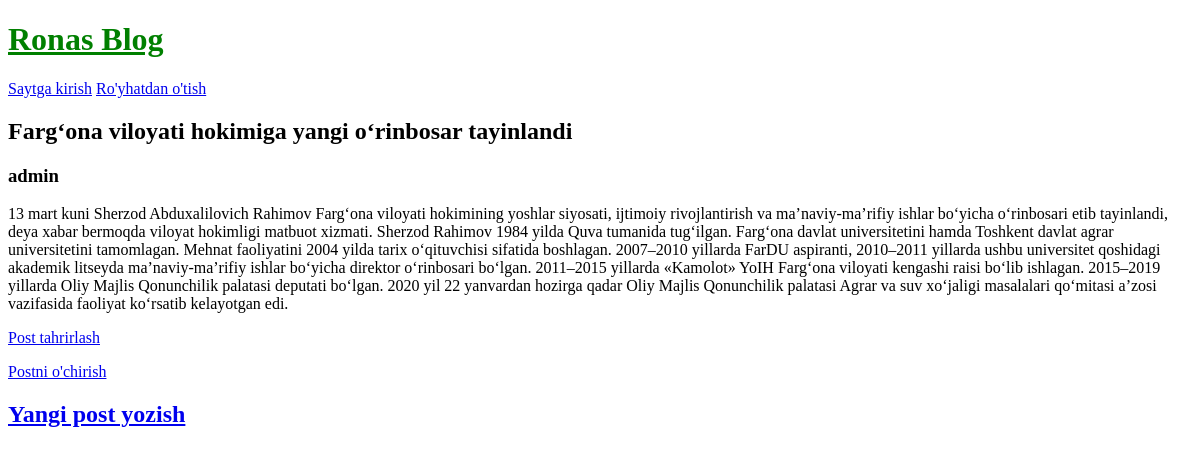
Page /post/2/ on the earlier database version.
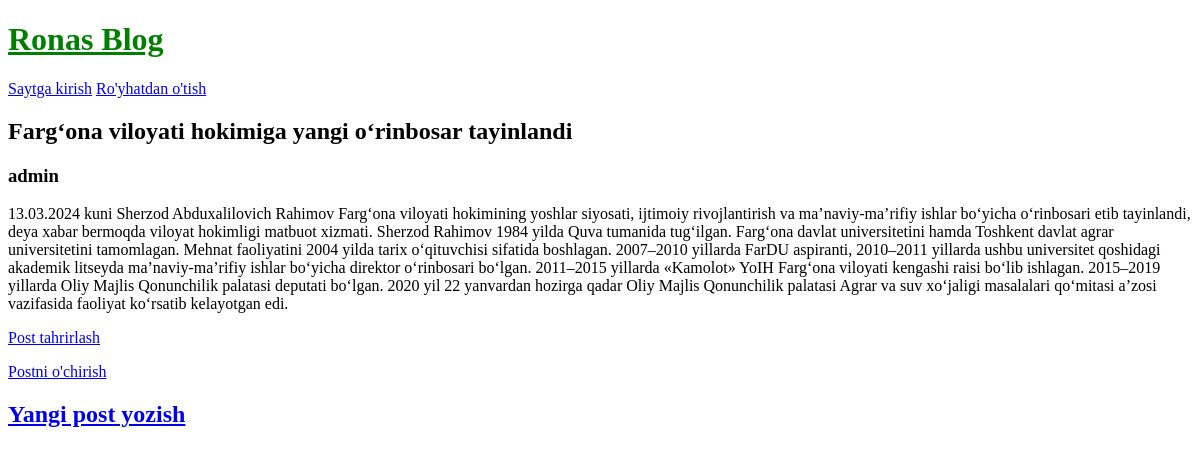
Same page on the later database version.
### blog/models.py (models this page shows, shortened)
class Post(models.Model):
    title = models.CharField(max_length=200)
    author = models.ForeignKey(
        'auth.User',
        on_delete=models.CASCADE
    )
    body = models.TextField()

### blog/views.py (the view)
# urls.py: path('post/<int:pk>/', BlogDetailView.as_view(), name='post_detail'),
class BlogDetailView(DetailView):
    model = Post
    template_name = 'post_detail.html'

### templates/post_detail.html
{% extends 'base.html' %}
{% block content %}
    <div>
        <h2>{{ post.title }}</h2>
        <h3>{{ post.author }}</h3>
        <p>{{post.body }}</p>
    </div>
<p><a href="{% url 'post_edit' post.pk %}"> Post tahrirlash</a></p>
<p><a href="{% url 'post_delete' post.pk %}"> Postni o'chirish</a></p>
{% endblock content%}

Differences in the rows shown:
changed Post "Farg‘ona viloyati hokimiga yangi o‘rinbosar tayinlandi": body "13 mart kuni Sherzod Abduxalilovich Rahimov…" → "13.03.2024 kuni Sherzod Abduxalilovich Rahimov…"
